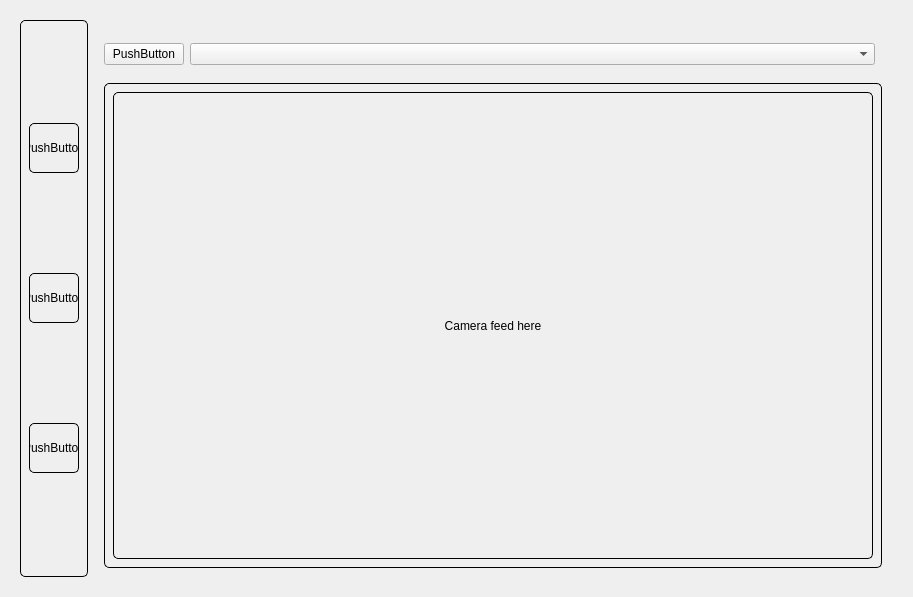
<?xml version="1.0" encoding="UTF-8"?>
<ui version="4.0">
 <class>Dialog</class>
 <widget class="QDialog" name="Dialog">
  <property name="geometry">
   <rect>
    <x>0</x>
    <y>0</y>
    <width>913</width>
    <height>597</height>
   </rect>
  </property>
  <property name="windowTitle">
   <string>Dialog</string>
  </property>
  <layout class="QHBoxLayout" name="horizontalLayout_3">
   <item>
    <widget class="QWidget" name="main_container" native="true">
     <layout class="QHBoxLayout" name="horizontalLayout" stretch="0,10">
      <property name="spacing">
       <number>7</number>
      </property>
      <property name="rightMargin">
       <number>11</number>
      </property>
      <item>
       <widget class="QWidget" name="left_menu" native="true">
        <property name="sizePolicy">
         <sizepolicy hsizetype="Preferred" vsizetype="Preferred">
          <horstretch>0</horstretch>
          <verstretch>0</verstretch>
         </sizepolicy>
        </property>
        <property name="styleSheet">
         <string notr="true">border: 1px solid black;
border-radius: 5px;
</string>
        </property>
        <layout class="QVBoxLayout" name="verticalLayout_2">
         <item>
          <widget class="QPushButton" name="pushButton_2">
           <property name="sizePolicy">
            <sizepolicy hsizetype="Fixed" vsizetype="Fixed">
             <horstretch>0</horstretch>
             <verstretch>0</verstretch>
            </sizepolicy>
           </property>
           <property name="minimumSize">
            <size>
             <width>50</width>
             <height>50</height>
            </size>
           </property>
           <property name="maximumSize">
            <size>
             <width>50</width>
             <height>50</height>
            </size>
           </property>
           <property name="text">
            <string>PushButton</string>
           </property>
           <property name="iconSize">
            <size>
             <width>20</width>
             <height>20</height>
            </size>
           </property>
          </widget>
         </item>
         <item>
          <widget class="QPushButton" name="pushButton_3">
           <property name="sizePolicy">
            <sizepolicy hsizetype="Fixed" vsizetype="Fixed">
             <horstretch>0</horstretch>
             <verstretch>0</verstretch>
            </sizepolicy>
           </property>
           <property name="minimumSize">
            <size>
             <width>50</width>
             <height>50</height>
            </size>
           </property>
           <property name="maximumSize">
            <size>
             <width>50</width>
             <height>50</height>
            </size>
           </property>
           <property name="text">
            <string>PushButton</string>
           </property>
          </widget>
         </item>
         <item>
          <widget class="QPushButton" name="pushButton_4">
           <property name="sizePolicy">
            <sizepolicy hsizetype="Fixed" vsizetype="Fixed">
             <horstretch>0</horstretch>
             <verstretch>0</verstretch>
            </sizepolicy>
           </property>
           <property name="minimumSize">
            <size>
             <width>50</width>
             <height>50</height>
            </size>
           </property>
           <property name="maximumSize">
            <size>
             <width>50</width>
             <height>50</height>
            </size>
           </property>
           <property name="text">
            <string>PushButton</string>
           </property>
          </widget>
         </item>
        </layout>
       </widget>
      </item>
      <item>
       <widget class="QWidget" name="right_section" native="true">
        <layout class="QVBoxLayout" name="verticalLayout" stretch="1,10">
         <item>
          <widget class="QWidget" name="device_management_container" native="true">
           <property name="styleSheet">
            <string notr="true"/>
           </property>
           <widget class="QWidget" name="horizontalLayoutWidget">
            <property name="geometry">
             <rect>
              <x>0</x>
              <y>0</y>
              <width>771</width>
              <height>51</height>
             </rect>
            </property>
            <layout class="QHBoxLayout" name="horizontalLayout_5" stretch="1,10">
             <item>
              <widget class="QPushButton" name="add_device_button">
               <property name="text">
                <string>PushButton</string>
               </property>
              </widget>
             </item>
             <item>
              <widget class="QComboBox" name="select_device"/>
             </item>
            </layout>
           </widget>
          </widget>
         </item>
         <item>
          <widget class="QWidget" name="camera_frame_container" native="true">
           <property name="styleSheet">
            <string notr="true">border: 1px solid black;
border-radius: 5px;
</string>
           </property>
           <layout class="QGridLayout" name="gridLayout">
            <item row="0" column="0">
             <widget class="QLabel" name="frame_container">
              <property name="styleSheet">
               <string notr="true">border: 1px solid black;
border-radius: 5px;
</string>
              </property>
              <property name="text">
               <string>Camera feed here</string>
              </property>
              <property name="alignment">
               <set>Qt::AlignCenter</set>
              </property>
             </widget>
            </item>
           </layout>
          </widget>
         </item>
        </layout>
       </widget>
      </item>
     </layout>
    </widget>
   </item>
  </layout>
 </widget>
 <resources/>
 <connections/>
</ui>
